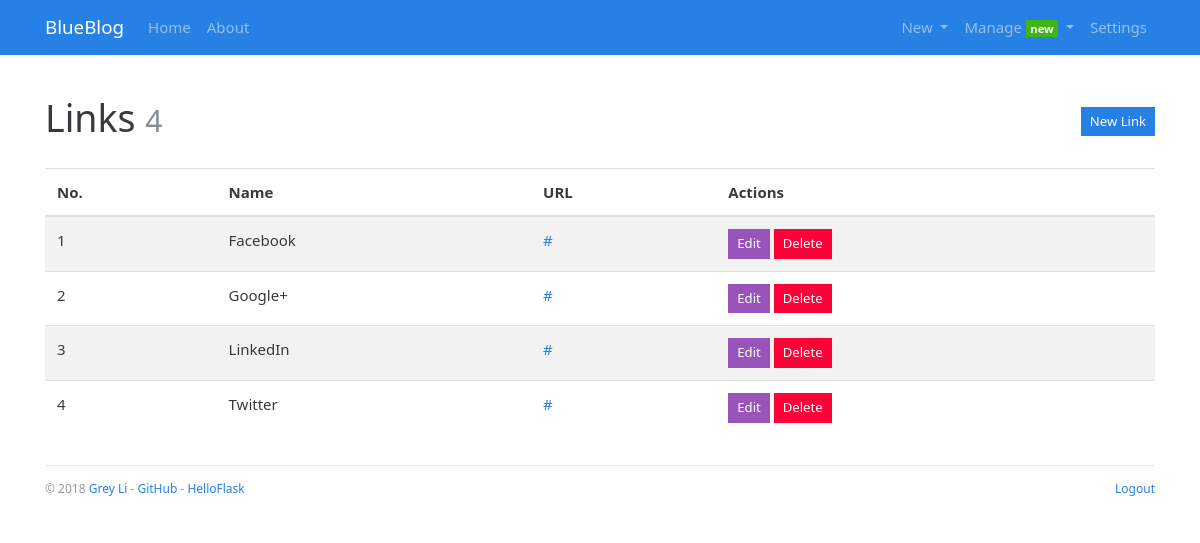
The page /admin/link/manage (signed in) on the database its author committed.
### blueblog/models.py (models this page shows, shortened)
class Admin(db.Model, UserMixin):
    id = db.Column(db.Integer, primary_key=True)
    username = db.Column(db.String(20))
    password_hash=db.Column(db.String(128))
    blog_title = db.Column(db.String(60))
    blog_sub_title = db.Column(db.String(100))
    name = db.Column(db.String(30))
    about = db.Column(db.Text)

class Link(db.Model):
    id = db.Column(db.Integer, primary_key=True)
    name = db.Column(db.String(30))
    url = db.Column(db.String(255))

### blueblog/blueprints/admin.py (the view)
@admin_bp.route('/link/manage')
@login_required
def manage_link():
    return render_template('admin/manage_link.html')

### blueblog/__init__.py (called while the page is built)
def register_template_context(app):
    @app.context_processor
    def make_template_context():
        admin = Admin.query.first()
        categories = Category.query.order_by(Category.name).all()
        links = Link.query.order_by(Link.name).all()
        if current_user.is_authenticated:
            unread_comments = Comment.query.filter_by(reviewed=False).count()
        else:
            unread_comments = None
        return dict(
            admin=admin, categories=categories,
            links=links, unread_comments=unread_comments)

### blueblog/extensions.py (called while the page is built)
@login_manager.user_loader
def load_user(user_id):
    from blueblog.models import Admin
    user = Admin.query.get(int(user_id))
    return user

### blueblog/templates/admin/manage_link.html (shortened to what this page needs)
{% extends 'base.html' %}
{% from 'bootstrap/form.html' import render_form %}
{% block content %}
    <div class="page-header">
        <h1>Links
            <small class="text-muted">{{ links|length }}</small>
            <span class="float-right">
                <a class="btn btn-primary btn-sm" href="{{ url_for('.new_link') }}">New Link</a>
            </span>
        </h1>
    </div>
    {% if links %}
        <table class="table table-striped">
            <thead>
            <tr>
                <th>No.</th>
                <th>Name</th>
                <th>URL</th>
                <th>Actions</th>
            </tr>
            </thead>
            {% for link in links %}
                <tr>
                    <td>{{ loop.index }}</td>
                    <td>{{ link.name }}</td>
                    <td><a href="{{ link.url }}" target="_blank">{{ link.url }}</a></td>
                    <td>
                        <a class="btn btn-info btn-sm" href="{{ url_for('.edit_link', link_id=link.id) }}">Edit</a>
                        <form class="inline" method="post" action="{{ url_for('.delete_link', link_id=link.id) }}">
                            <button type="submit" class="btn btn-danger btn-sm"
                                    onclick="return confirm('Are you sure?');">Delete
                            </button>
                        </form>
                    </td>
                </tr>
            {% endfor %}
        </table>
    {% else %}
        <div class="tip"><h5>No links.</h5></div>
    {% endif %}
{% endblock %}

### blueblog/templates/base.html (shortened to what this page needs)
{% from 'bootstrap/nav.html' import render_nav_item %}
<!DOCTYPE html>
<html lang="en">
<head>
    {% block head %}
        <link rel="stylesheet"
              href="{{ url_for('static', filename='css/%s.min.css' % request.cookies.get('theme', 'perfect_blue')) }}"
              type="text/css">
        <link rel="stylesheet" href="{{ url_for('static', filename='css/style.css') }}" type="text/css">
    {% endblock head %}
</head>
<body>
{% block nav %}
    <nav class="navbar navbar-expand-lg navbar-dark bg-primary">
        <div class="container">
            <a class="navbar-brand" href="{{ url_for('blog.index') }}">{{ admin.blog_title }}</a>
            <div class="collapse navbar-collapse" id="navbarColor01">
                <ul class="navbar-nav mr-auto">
                    {{ render_nav_item('blog.index', 'Home') }}
                    {{ render_nav_item('blog.about', 'About') }}
                </ul>
                <ul class="nav navbar-nav navbar-right">
                    {% if current_user.is_authenticated %}
                        <li class="nav-item dropdown">
                            <a href="#" class="nav-link dropdown-toggle" data-toggle="dropdown" role="button"
                               aria-haspopup="true"
                               aria-expanded="false">
                                New
                            </a>
                        </li>
                        <li class="nav-item dropdown">
                            <a href="#" class="nav-link dropdown-toggle" data-toggle="dropdown" role="button"
                               aria-haspopup="true"
                               aria-expanded="false">
                                Manage
                                {% if unread_comments %}
                                    <span class="badge badge-success">new</span>
                                {% endif %}
                            </a>
                        </li>
                        {{ render_nav_item('admin.settings', 'Settings') }}
                    {% endif %}
                </ul>
            </div>
        </div>
    </nav>
{% endblock nav %}
<main class="container">
    {% block content %}{% endblock content %}
    {% block footer %}
        <footer>
            <p class="float-left">
                <small> &copy; 2018 <a href="http://greyli.com" title="Written by Grey Li">Grey Li</a> -
                    <a href="https://github.com/greyli/bluelog" title="Fork me on GitHub">GitHub</a> -
                    <a href="http://helloflask.com" title="A HelloFlask project">HelloFlask</a>
                </small>
            </p>
            <p class="float-right">
                <small>
                    {% if current_user.is_authenticated %}
                        <a href="{{ url_for('auth.logout', next=request.full_path) }}">Logout</a>
                    {% else %}
                        <a href="{{ url_for('auth.login', next=request.full_path) }}">Login</a>
                    {% endif %}
                </small>
            </p>
        </footer>
    {% endblock footer %}
</main>
</body>
</html>

### blueblog/static/css/style.css (style rules this page uses)
nav { margin-bottom: 20px; }
.inline { display: inline; }
.page-header { padding-top: 20px; padding-bottom: 20px; }
footer { margin-top: 30px; padding: 10px 0 40px; color: #999; border-top: 1px solid #e5e5e5; }

### rows shown on the page
Admin: blog_title "BlueBlog"
Link: name "Facebook", url "#"
Link: name "Google+", url "#"
Link: name "LinkedIn", url "#"
Link: name "Twitter", url "#"

### other values the page prints
{{ render_nav_item('blog.index', 'Home') }} "Home"
{{ render_nav_item('blog.about', 'About') }} "About"
{{ render_nav_item('admin.settings', 'Settings') }} "Settings"
{{ links|length }} "4"
